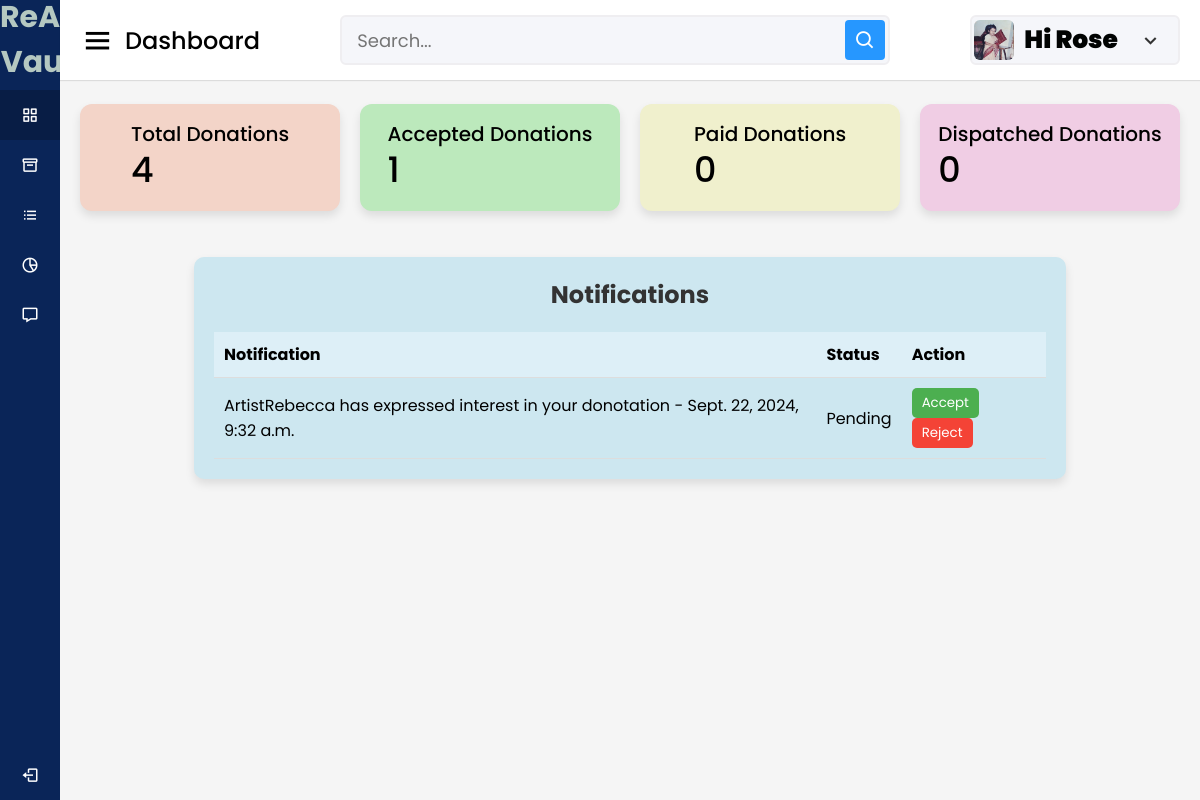
The app's page /donors/donor_notifications/ (signed in) with its own data.
### accounts/models.py (models this page shows, shortened)
class Donors(models.Model):
    user = models.OneToOneField(User, on_delete = models.CASCADE)
    phone = models.IntegerField(default=99999999)
    profile_pic = models.ImageField(upload_to= 'picture/donor', null=True,default='picture/donor/hi.jpg')

### donors/models.py (models this page shows, shortened)
class DonorNotification(models.Model):
    donor=models.ForeignKey(Donors, on_delete=models.CASCADE)
    message=models.TextField()
    created_at=models.DateTimeField(auto_now_add=True)
    is_read=models.BooleanField(default=False)
    interest_request=models.ForeignKey(InterestRequest, on_delete=models.CASCADE,null=True, blank=True)

### donors/views.py (the view)
# urls.py: path('donor_notifications/', views.donor_notifications, name='donor_notifications'),
@login_required
@never_cache
def donor_notifications(request):
    donor = get_object_or_404(Donors, user=request.user)
    notifications = DonorNotification.objects.filter(donor=donor).order_by('-created_at')
    notifications.update(is_read=True)
    total_donations = Donation.objects.filter(donor=donor).count()
    approved_donations = Donation.objects.filter(donor=donor, status ='accepted').count()
    context = {
        'donor':donor,
        'total_donations':total_donations,
        'approved_donations':approved_donations,
        'notifications': notifications
    }
    return render(request, 'Donors/donor_notifications.html', context)

### cart/context_processors.py (called while the page is built)
def counter(request):
    cart_count=0
    if 'admin' in request.path:
        return{}
    else:
        try:
            cart=Cart.objects.filter(cart_id=_cart_id(request))
            cart_items=CartItem.objects.all().filter(cart=cart[:1])
            for cart_item in cart_items:
                cart_count = cart_item.Quantity
        except CartItem.DoesNotExist:
            cart_count=0
    return dict(cart_count=cart_count)

### cart/views.py (called while the page is built)
def _cart_id(request):
    cart=request.session.session_key
    if not cart:
        cart=request.session.create()
    return cart

### category/context_processors.py (called while the page is built)
def menu_links(request):
    links = Category.objects.all()
    return dict(links=links)

### template/Donors/donor_notifications.html (shortened to what this page needs)
{% load static %}
<!DOCTYPE html>
<html lang="en" dir="ltr">
<head>
  <link rel="stylesheet" href="{% static 'assets/css/styles.css' %}">
  <link href='https://unpkg.com/boxicons@2.0.7/css/boxicons.min.css' rel='stylesheet'>
</head>
<body>
  <div class="sidebar">
    <div class="logo-details">
      <span class="logo_name" style="font-size: 30px; text-align: center; font-weight: 700; color: #b5c8c1;">ReArt Vault</span>
    </div>
    <ul class="nav-links">
      <li>
        <a href="{% url 'donor_dashboard' %}" class="active">
          <i class='bx bx-grid-alt'></i>
          <span class="links_name">Donors Dashboard</span>
        </a>
      </li>
      <li>
        <a href="{% url 'donate_waste' %}">
          <i class='bx bx-box'></i>
          <span class="links_name">Add Donations</span>
        </a>
      </li>
      <li>
        <a href="{% url 'view_donations' %}">
          <i class='bx bx-list-ul'></i>
          <span class="links_name">Manage Donations</span>
        </a>
      </li>
      <li>
        <a href="{% url 'view_rates' %}">
          <i class='bx bx-pie-chart-alt-2'></i>
          <span class="links_name">Price Listings</span>
        </a>
      </li>
      <li>
        <a href="{% url 'donor_notifications' %}">
          <i class='bx bx-message'></i>
          <span class="links_name">Notifications</span>
        </a>
      </li>
      <li class="log_out">
        <a href="{% url 'userlogout' %}">
          <i class='bx bx-log-out'></i>
          <span class="links_name">Log out</span>
        </a>
      </li>
    </ul>
  </div>
  <section class="home-section">
    <nav>
      <div class="sidebar-button">
        <i class='bx bx-menu sidebarBtn'></i>
        <span class="dashboard">Dashboard</span>
      </div>
      <div class="search-box">
        <input type="text" placeholder="Search...">
        <i class='bx bx-search'></i>
      </div>
      <div class="profile-details">
        <img src="{{donor.profile_pic.url}}" alt="">
        <span class="admin_name" style="font-size: 25px; font-weight: 900; color: #010302;">Hi {{user.username}}</span>
        <i class='bx bx-chevron-down'></i>
      </div>
    </nav>
    <body>
      <div class="home-content">
        <div class="overview-boxes">
          <div class="box" style="background-color:rgb(243, 212, 200);">
            <div class="right-side">
              <div class="box-topic">Total Donations</div>
              <div class="number">{{ total_donations }}</div>
            </div>
          </div>
          <div class="box" style="background-color:rgb(188, 233, 188);">
            <div class="right-side">
              <div class="box-topic">Accepted Donations</div>
              <div class="number">{{ approved_donations }}</div>
            </div>
          </div>
          <div class="box" style="background-color:rgb(240, 240, 205);">
            <div class="right-side">
              <div class="box-topic">Paid Donations</div>
              <div class="number"> 0</div>
            </div>
          </div>
          <div class="box" style="background-color:rgb(240, 205, 228);">
            <div class="right-side">
              <div class="box-topic">Dispatched Donations</div>
              <div class="number">0</div>
            </div>
          </div>
        </div>
</head>
<body>
  <div class="sales-boxes">
    <div class="recent-sales box" style="background-color: rgb(205, 231, 240); padding: 20px; border-radius: 10px; width: 100%; max-width: 1000px;">
        <div class="title" style="font-size: 24px; font-weight: bold; margin-bottom: 20px;">Notifications</div>
        <table style="width: 100%; border-collapse: collapse;">
            <thead>
                <tr style="background-color: #ddeff7; text-align: left;">
                    <th style="padding: 10px; border-bottom: 1px solid #ddd;">Notification</th>
                    <th style="padding: 10px; border-bottom: 1px solid #ddd;">Status</th>
                    <th style="padding: 10px; border-bottom: 1px solid #ddd;">Action</th>
                </tr>
            </thead>
            <tbody>
                {% for notification in notifications %}
                    <tr class="{% if notification.is_read %}read{% else %}unread{% endif %}">
                        <td style="padding: 10px; border-bottom: 1px solid #ddd;">
                            {{ notification.message }} - {{ notification.created_at }}
                        </td>
                        <td style="padding: 10px; border-bottom: 1px solid #ddd;">
                            {% if notification.interest_request %}
                                {% if notification.interest_request.status == 'accepted' %}
                                    Accepted
                                {% elif notification.interest_request.status == 'rejected' %}
                                    Rejected
                                {% else %}
                                    Pending
                                {% endif %}
                            {% else %}
                                No related interest requests found.
                            {% endif %}
                        </td>
                        <td style="padding: 10px; border-bottom: 1px solid #ddd;">
                            {% if notification.interest_request and notification.interest_request.status == 'pending' %}
                                <form method="post" action="{% url 'handle_interest_request' notification.id %}">
                                    <button type="submit" class="btn-approve" name="action" value="accept" style="background-color: #4CAF50; color: white; padding: 5px 10px; border: none; border-radius: 5px; cursor: pointer;">Accept</button>
                                    <button type="submit" class="btn-reject" name="action" value="reject" style="background-color: #f44336; color: white; padding: 5px 10px; border: none; border-radius: 5px; cursor: pointer;">Reject</button>
                                </form>
                            {% endif %}
                        </td>
                    </tr>
                {% endfor %}
            </tbody>
        </table>
    </div>
</div>

### static/assets/css/styles.css (style rules this page uses)
* { margin: 0; padding: 0; box-sizing: border-box; font-family: 'Poppins', sans-serif; }
.sidebar { position: fixed; height: 100%; width: 240px; background: #0A2558; transition: all 0.5s ease; }
.sidebar .logo-details { height: 80px; display: flex; align-items: center; }
.sidebar .logo-details .logo_name { color: #fff; font-size: 24px; font-weight: 500; }
.sidebar .nav-links { margin-top: 10px; }
.sidebar .nav-links li { position: relative; list-style: none; height: 50px; }
.sidebar .nav-links li a { height: 100%; width: 100%; display: flex; align-items: center; text-decoration: none; transition: all 0.4s ease; }
.sidebar .nav-links li a.active { background: #081D45; }
.sidebar .nav-links li i { min-width: 60px; text-align: center; font-size: 18px; color: #fff; }
.sidebar .nav-links li a .links_name { color: #fff; font-size: 15px; font-weight: 400; white-space: nowrap; }
.sidebar .nav-links .log_out { position: absolute; bottom: 0; width: 100%; }
.home-section { position: relative; background: #f5f5f5; min-height: 100vh; width: calc(100% - 240px); left: 240px; transition: all 0.5s ease; }
.home-section nav { display: flex; justify-content: space-between; height: 80px; background: #fff; display: flex; align-items: center; position: fixed; width: calc(100% - 240px); left: 240px; z-index: 100; padding: 0 20px; box-shadow: 0 1px 1px rgba(0, 0, 0, 0.1); transition: all 0.5s ease; }
.home-section nav .sidebar-button { display: flex; align-items: center; font-size: 24px; font-weight: 500; }
nav .sidebar-button i { font-size: 35px; margin-right: 10px; }
.home-section nav .search-box { position: relative; height: 50px; max-width: 550px; width: 100%; margin: 0 20px; }
nav .search-box input { height: 100%; width: 100%; outline: none; background: #F5F6FA; border: 2px solid #EFEEF1; border-radius: 6px; font-size: 18px; padding: 0 15px; }
nav .search-box .bx-search { position: absolute; height: 40px; width: 40px; background: #2697FF; right: 5px; top: 50%; transform: translateY(-50%); border-radius: 4px; line-height: 40px; text-align: center; color: #fff; font-size: 22px; transition: all 0.4 ease; }
.home-section nav .profile-details { display: flex; align-items: center; background: #F5F6FA; border: 2px solid #EFEEF1; border-radius: 6px; height: 50px; min-width: 190px; padding: 0 15px 0 2px; }
nav .profile-details img { height: 40px; width: 40px; border-radius: 6px; object-fit: cover; }
nav .profile-details .admin_name { font-size: 15px; font-weight: 500; color: #333; margin: 0 10px; white-space: nowrap; }
nav .profile-details i { font-size: 25px; color: #333; }
.home-section .home-content { position: relative; padding-top: 104px; }
.home-content .overview-boxes { display: flex; align-items: center; justify-content: space-between; flex-wrap: wrap; padding: 0 20px; margin-bottom: 26px; }
.overview-boxes .box { display: flex; align-items: center; justify-content: center; width: calc(100% / 4 - 15px); background: #fff; padding: 15px 14px; border-radius: 12px; box-shadow: 0 5px 10px rgba(0,0,0,0.1); }
.overview-boxes .box-topic { font-size: 20px; font-weight: 500; }
.home-content .box .number { display: inline-block; font-size: 35px; margin-top: -6px; font-weight: 500; }
.home-content .sales-boxes { display: flex; justify-content: space-between; }
.home-content .sales-boxes .recent-sales { width: 65%; background: #fff; padding: 20px 30px; margin: 0 20px; border-radius: 12px; box-shadow: 0 5px 10px rgba(0, 0, 0, 0.1); }
.sales-boxes .box .title { font-size: 24px; font-weight: 500; }
@media (max-width: 1240px) { .sidebar { width: 60px; } }
@media (max-width: 1240px) { .home-section { width: calc(100% - 60px); left: 60px; } }
@media (max-width: 1240px) { .home-section nav { width: calc(100% - 60px); left: 60px; } }

### records on screen
Donors: profile_pic (picture)
DonorNotification: message "ArtistRebecca has expressed interest in your donotation", created_at "Sept. 22, 2024, 9:32 a.m.", shows "Pending", shows "Accept"

### other values on screen
{{ user.username }} "Rose"
{{ total_donations }} "4"
{{ approved_donations }} "1"
